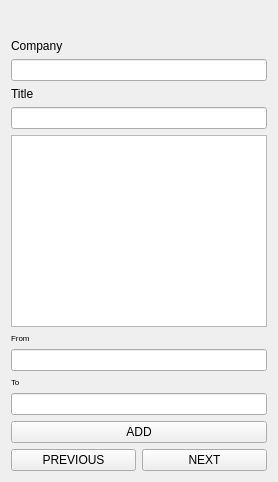
                <widget class="QWidget" name="page_26">
                 <layout class="QVBoxLayout" name="verticalLayout_110">
                  <item>
                   <widget class="QLabel" name="label_169">
                    <property name="font">
                     <font>
                      <pointsize>14</pointsize>
                     </font>
                    </property>
                    <property name="text">
                     <string/>
                    </property>
                    <property name="pixmap">
                     <pixmap resource="f1.qrc">:/newPrefix/png-transparent-logo-brand-font-work-experience-label-text-logo.png</pixmap>
                    </property>
                    <property name="scaledContents">
                     <bool>true</bool>
                    </property>
                    <property name="alignment">
                     <set>Qt::AlignCenter</set>
                    </property>
                   </widget>
                  </item>
                  <item>
                   <widget class="QLabel" name="label_9">
                    <property name="text">
                     <string>Company</string>
                    </property>
                   </widget>
                  </item>
                  <item>
                   <widget class="QLineEdit" name="company_line_edit_f1_6"/>
                  </item>
                  <item>
                   <widget class="QLabel" name="title_edit_f1_6">
                    <property name="text">
                     <string>Title</string>
                    </property>
                   </widget>
                  </item>
                  <item>
                   <widget class="QLineEdit" name="title_line_edit_f1_6"/>
                  </item>
                  <item>
                   <widget class="QPlainTextEdit" name="work_summary_text_edit_f1_5"/>
                  </item>
                  <item>
                   <widget class="QLabel" name="label_168">
                    <property name="font">
                     <font>
                      <pointsize>6</pointsize>
                     </font>
                    </property>
                    <property name="text">
                     <string>From</string>
                    </property>
                    <property name="alignment">
                     <set>Qt::AlignLeading|Qt::AlignLeft|Qt::AlignVCenter</set>
                    </property>
                   </widget>
                  </item>
                  <item>
                   <widget class="QLineEdit" name="from_w_date_edit_f1_5"/>
                  </item>
                  <item>
                   <widget class="QLabel" name="label_167">
                    <property name="font">
                     <font>
                      <pointsize>6</pointsize>
                     </font>
                    </property>
                    <property name="text">
                     <string>To</string>
                    </property>
                    <property name="alignment">
                     <set>Qt::AlignLeading|Qt::AlignLeft|Qt::AlignVCenter</set>
                    </property>
                   </widget>
                  </item>
                  <item>
                   <widget class="QLineEdit" name="to_w_date_edit_f1_5"/>
                  </item>
                  <item>
                   <widget class="QPushButton" name="ADD_WORK_F1_6">
                    <property name="text">
                     <string>ADD</string>
                    </property>
                   </widget>
                  </item>
                  <item>
                   <layout class="QHBoxLayout" name="horizontalLayout_82">
                    <item>
                     <widget class="QPushButton" name="F6_PREVIOUS_6">
                      <property name="text">
                       <string>PREVIOUS</string>
                      </property>
                     </widget>
                    </item>
                    <item>
                     <widget class="QPushButton" name="F6_NEXT_6">
                      <property name="text">
                       <string>NEXT</string>
                      </property>
                     </widget>
                    </item>
                   </layout>
                  </item>
                 </layout>
                </widget>
